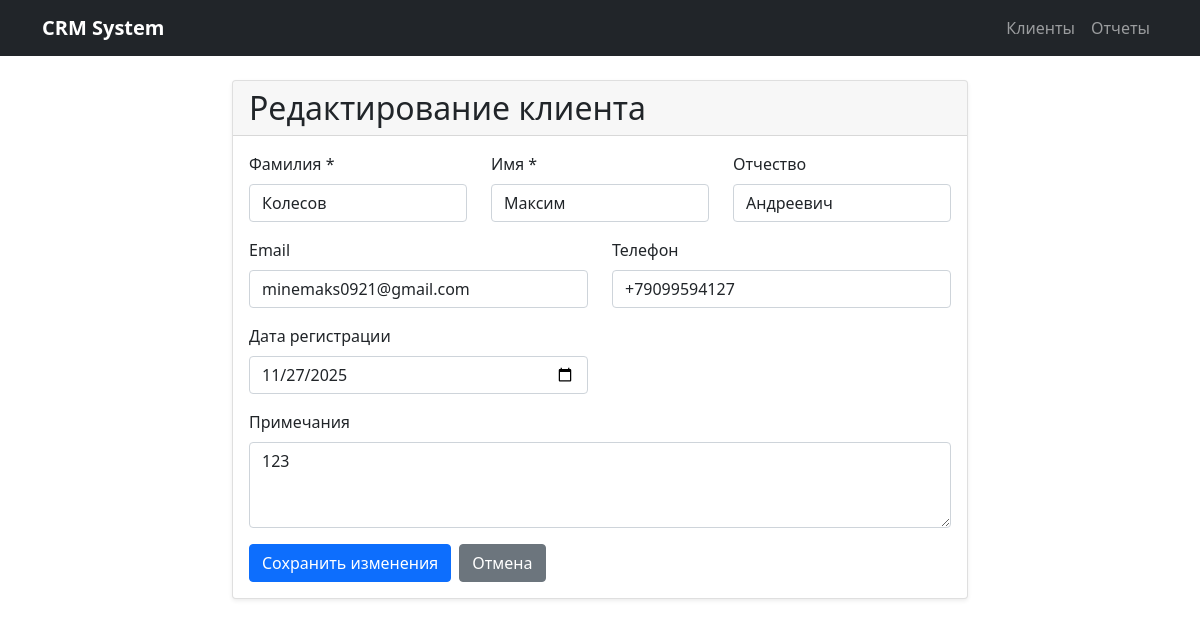
Page /customer/1/edit on the committed database.
### models.py (models this page shows)
class Customer(db.Model):
    id = db.Column(db.Integer, primary_key=True)
    last_name = db.Column(db.String(100), nullable=False)
    first_name = db.Column(db.String(100), nullable=False)
    middle_name = db.Column(db.String(100))
    email = db.Column(db.String(100))
    phone = db.Column(db.String(20))
    registration_date = db.Column(db.Date, nullable=False, default=datetime.utcnow)
    notes = db.Column(db.Text)
    orders = db.relationship('Order', backref='customer', lazy=True, cascade='all, delete-orphan')

### app.py (the view, shortened to what this page needs)
@app.route('/customer/<int:customer_id>/edit', methods=['GET', 'POST'])
def edit_customer(customer_id):
    customer = Customer.query.get_or_404(customer_id)
    return render_template('customer_form.html', customer=customer)

### templates/customer_form.html
{% extends "base.html" %}
{% block content %}
<div class="row justify-content-center">
    <div class="col-md-8">
        <div class="card">
            <div class="card-header">
                <h2 class="mb-0">{% if customer %}Редактирование клиента{% else %}Добавление клиента{% endif %}</h2>
            </div>
            <div class="card-body">
                <form method="post">
                    <div class="row mb-3">
                        <div class="col-md-4">
                            <label for="last_name" class="form-label">Фамилия *</label>
                            <input type="text" class="form-control" id="last_name" name="last_name"
                                   value="{{ customer.last_name if customer }}" required>
                        </div>
                        <div class="col-md-4">
                            <label for="first_name" class="form-label">Имя *</label>
                            <input type="text" class="form-control" id="first_name" name="first_name"
                                   value="{{ customer.first_name if customer }}" required>
                        </div>
                        <div class="col-md-4">
                            <label for="middle_name" class="form-label">Отчество</label>
                            <input type="text" class="form-control" id="middle_name" name="middle_name"
                                   value="{{ customer.middle_name if customer }}">
                        </div>
                    </div>
                    <div class="row mb-3">
                        <div class="col-md-6">
                            <label for="email" class="form-label">Email</label>
                            <input type="email" class="form-control" id="email" name="email"
                                   value="{{ customer.email if customer }}">
                        </div>
                        <div class="col-md-6">
                            <label for="phone" class="form-label">Телефон</label>
                            <input type="tel" class="form-control" id="phone" name="phone"
                                   value="{{ customer.phone if customer }}">
                        </div>
                    </div>
                    <div class="row mb-3">
                        <div class="col-md-6">
                            <label for="registration_date" class="form-label">Дата регистрации</label>
                            <input type="date" class="form-control" id="registration_date" name="registration_date"
                                   value="{{ customer.registration_date.strftime('%Y-%m-%d') if customer else '' }}">
                        </div>
                    </div>
                    <div class="mb-3">
                        <label for="notes" class="form-label">Примечания</label>
                        <textarea class="form-control" id="notes" name="notes" rows="3">{{ customer.notes if customer }}</textarea>
                    </div>
                    <div class="d-flex gap-2">
                        <button type="submit" class="btn btn-primary">
                            {% if customer %}Сохранить изменения{% else %}Добавить клиента{% endif %}
                        </button>
                        <a href="{{ url_for('index') }}" class="btn btn-secondary">Отмена</a>
                    </div>
                </form>
            </div>
        </div>
    </div>
</div>
{% endblock %}

### static/style.css (style rules this page uses)
.card { box-shadow: 0 0.125rem 0.25rem rgba(0, 0, 0, 0.075); border: 1px solid rgba(0, 0, 0, 0.125); }

### rows in the picture
Customer: last_name "Колесов", first_name "Максим", middle_name "Андреевич", email "minemaks0921@gmail.com", phone "+79099594127", registration_date "11/27/2025", notes "123"
